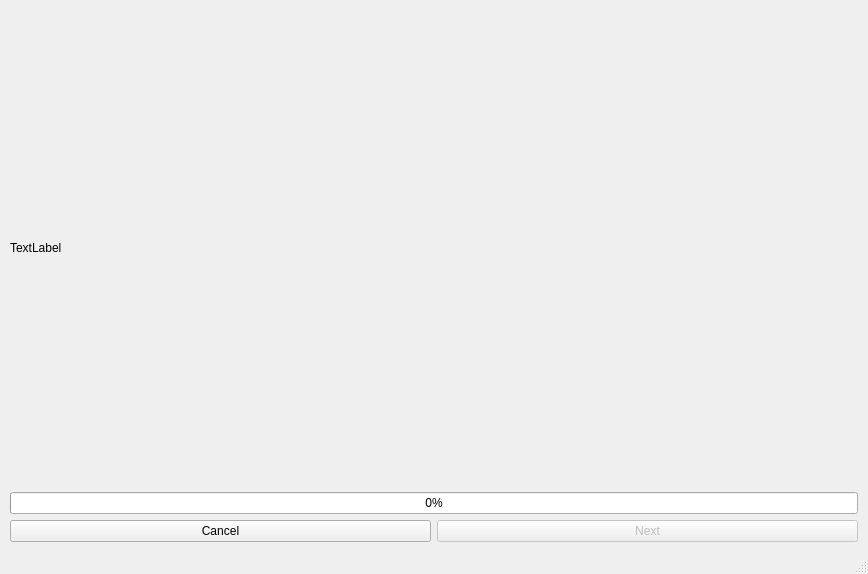
<?xml version="1.0" encoding="UTF-8"?>
<ui version="4.0">
 <class>MainWindow</class>
 <widget class="QMainWindow" name="MainWindow">
  <property name="geometry">
   <rect>
    <x>0</x>
    <y>0</y>
    <width>868</width>
    <height>574</height>
   </rect>
  </property>
  <property name="windowTitle">
   <string>Optimisation in Progress</string>
  </property>
  <widget class="QWidget" name="centralwidget">
   <layout class="QGridLayout" name="gridLayout">
    <property name="leftMargin">
     <number>10</number>
    </property>
    <property name="topMargin">
     <number>10</number>
    </property>
    <property name="rightMargin">
     <number>10</number>
    </property>
    <property name="bottomMargin">
     <number>10</number>
    </property>
    <item row="3" column="0">
     <widget class="QPushButton" name="cancel_button">
      <property name="text">
       <string>Cancel</string>
      </property>
     </widget>
    </item>
    <item row="2" column="0" colspan="2">
     <layout class="QGridLayout" name="grid"/>
    </item>
    <item row="3" column="1">
     <widget class="QPushButton" name="next_button">
      <property name="enabled">
       <bool>false</bool>
      </property>
      <property name="text">
       <string>Next</string>
      </property>
     </widget>
    </item>
    <item row="0" column="0" colspan="2">
     <widget class="QLabel" name="runsno_label">
      <property name="text">
       <string>TextLabel</string>
      </property>
     </widget>
    </item>
    <item row="1" column="0" colspan="2">
     <widget class="QProgressBar" name="progressBar">
      <property name="maximum">
       <number>100</number>
      </property>
      <property name="value">
       <number>0</number>
      </property>
     </widget>
    </item>
   </layout>
  </widget>
  <widget class="QStatusBar" name="statusbar"/>
  <action name="action_prediction">
   <property name="enabled">
    <bool>true</bool>
   </property>
   <property name="text">
    <string>Prediction</string>
   </property>
  </action>
  <action name="action_optimisation">
   <property name="enabled">
    <bool>true</bool>
   </property>
   <property name="text">
    <string>Optimisation</string>
   </property>
  </action>
  <action name="action_sensitivity">
   <property name="text">
    <string>Sensitivity Analysis</string>
   </property>
  </action>
  <action name="action_developer">
   <property name="text">
    <string>Developer</string>
   </property>
  </action>
 </widget>
 <resources/>
 <connections/>
</ui>
